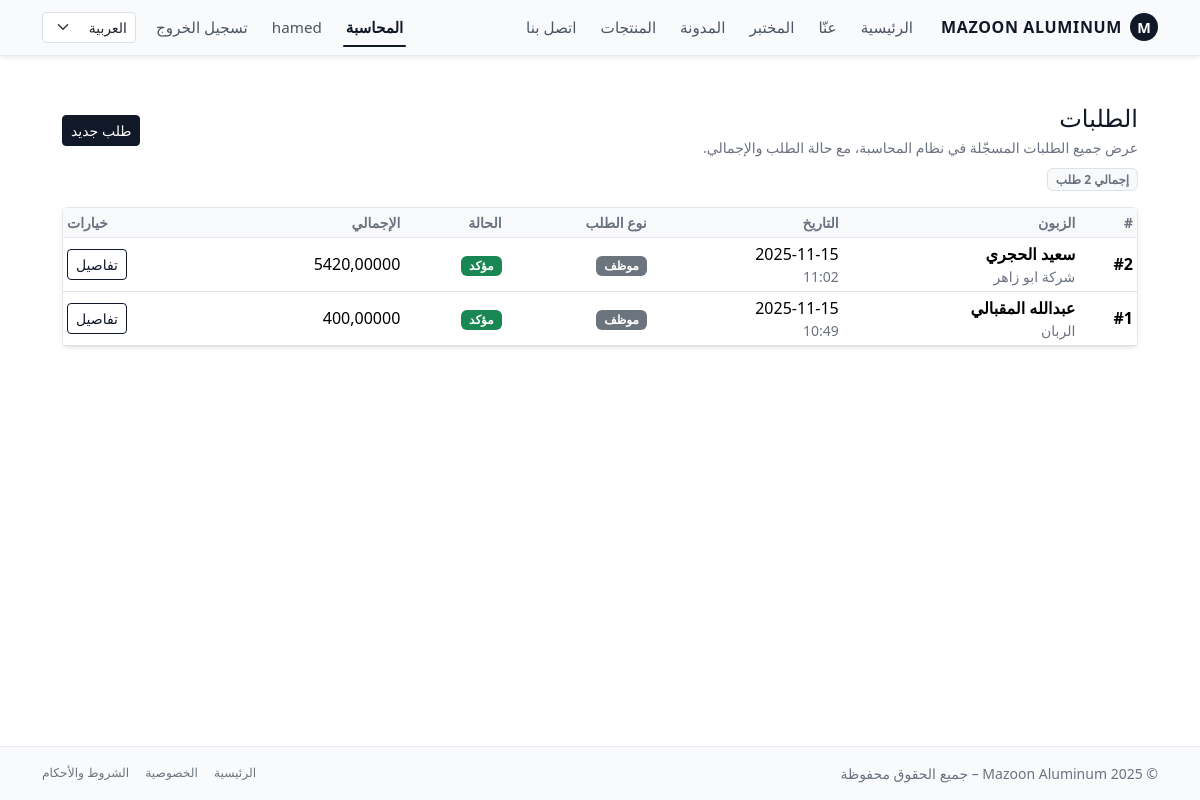
The page /ar/accounting/orders/ (signed in) on the database its author committed.
### accounting/models.py (models this page shows, shortened)
class Order(models.Model):
    STATUS_DRAFT = "draft"
    STATUS_PENDING = "pending"      # طلب أونلاين ينتظر تأكيد موظف
    STATUS_CONFIRMED = "confirmed"  # تم التأكيد
    STATUS_CANCELLED = "cancelled"
    STATUS_CHOICES = [
        (STATUS_DRAFT, "مسودة"),
        (STATUS_PENDING, "بانتظار التأكيد"),
        (STATUS_CONFIRMED, "مؤكد"),
        (STATUS_CANCELLED, "ملغي"),
    ]
    customer = models.ForeignKey(
        Customer,
        on_delete=models.PROTECT,
        related_name="orders",
        verbose_name="الزبون",
    )
    created_by = models.ForeignKey(
        settings.AUTH_USER_MODEL,
        on_delete=models.SET_NULL,
        null=True,
        blank=True,
        related_name="orders_created",
        verbose_name="تم إدخاله بواسطة",
    )
    invoice = models.OneToOneField(
        "Invoice",
        on_delete=models.SET_NULL,
        null=True,
        blank=True,
        related_name="order",
        verbose_name="الفاتورة الناتجة",
    )
    status = models.CharField(
        max_length=20,
        choices=STATUS_CHOICES,
        default=STATUS_PENDING,
    )
    is_online = models.BooleanField(
        default=False,
        help_text="صحيح إذا كان الطلب تم من بوابة الزبون.",
    )
    created_at = models.DateTimeField(auto_now_add=True)
    confirmed_by = models.ForeignKey(
        settings.AUTH_USER_MODEL,
        on_delete=models.PROTECT,
        null=True,
        blank=True,
        related_name="confirmed_orders",
        verbose_name="تم تأكيده بواسطة",
    )
    confirmed_at = models.DateTimeField(null=True, blank=True)
    notes = models.TextField(blank=True, verbose_name="ملاحظات داخلية")
    class Meta:
        ordering = ("-created_at", "id")
    @property
    def total_amount(self) -> Decimal:
        return sum((item.subtotal for item in self.items.all()), Decimal("0"))

class Customer(models.Model):
    user = models.OneToOneField(
        settings.AUTH_USER_MODEL,
        on_delete=models.SET_NULL,
        null=True,
        blank=True,
        related_name="customer_profile",
        help_text="Optional: link to a Django user for portal access.",
    )
    name = models.CharField(max_length=255)
    phone = models.CharField(max_length=50, blank=True)
    email = models.EmailField(blank=True)
    company_name = models.CharField(max_length=255, blank=True)
    tax_number = models.CharField(
        max_length=50,
        blank=True,
        help_text="Optional: VAT / Tax ID if applicable.",
    )
    address = models.TextField(blank=True)
    created_at = models.DateTimeField(auto_now_add=True)
    class Meta:
        ordering = ("name", "id")

class OrderItem(models.Model):
    order = models.ForeignKey(
        Order,
        on_delete=models.CASCADE,
        related_name="items",
        verbose_name="الطلب",
    )
    product = models.ForeignKey(
        "website.Product",
        on_delete=models.PROTECT,
        verbose_name="المنتج",
        null=True,
        blank=True,
    )
    description = models.CharField(     # 👈 هذا الحقل الجديد
        max_length=255,
        blank=True,
        default="",                      # أنصح تضيف default عشان ما يسألك أثناء المايغريشن
        verbose_name="الوصف",
    )
    quantity = models.DecimalField(max_digits=10, decimal_places=2, default=1)
    unit_price = models.DecimalField(max_digits=10, decimal_places=3)
    @property
    def subtotal(self) -> Decimal:
        return self.quantity * self.unit_price

### accounting/views.py (the view)
# urls.py: path("orders/", views.OrderListView.as_view(), name="order_list"),
@method_decorator(accounting_staff_required, name="dispatch")
class OrderListView(ListView):
    model = Order
    template_name = "accounting/orders/order_list.html"
    context_object_name = "orders"
    paginate_by = 20
    def get_queryset(self):
        return (
            Order.objects
            .select_related("customer", "created_by", "confirmed_by")
            .prefetch_related("items__product")
            .order_by("-created_at", "id")
        )

### accounting/views.py (called while the page is built)
def is_accounting_staff(user):
    return (
        user.is_authenticated
        and user.is_active
        and user.groups.filter(name="accounting_staff").exists()
    )

### templates/accounting/orders/order_list.html (shortened to what this page needs)
{% extends "base.html" %}
{% load i18n %}
{% block content %}
<div class="py-4">
  <div class="d-flex flex-wrap justify-content-between align-items-center mb-2 gap-2">
    <div>
      <h1 class="h4 mb-1">
        {% trans "الطلبات" %}
      </h1>
      <p class="text-muted small mb-0">
      </p>
    </div>
    <div class="d-flex align-items-center gap-2">
      <a href="{% url 'accounting:order_create' %}" class="btn btn-primary btn-sm">
        {% trans "طلب جديد" %}
      </a>
    </div>
  </div>
  <div class="mb-3">
    <span class="badge bg-light text-muted border">
    </span>
  </div>
  <div class="card border-0 shadow-sm">
    <div class="card-body p-0">
      <div class="table-responsive">
        <table class="table table-sm mb-0 align-middle">
          <thead class="table-light">
            <tr>
              <th class="text-muted small">{% trans "#" %}</th>
              <th class="text-muted small">{% trans "الزبون" %}</th>
              <th class="text-muted small">{% trans "التاريخ" %}</th>
              <th class="text-muted small">{% trans "نوع الطلب" %}</th>
              <th class="text-muted small">{% trans "الحالة" %}</th>
              <th class="text-muted small">{% trans "الإجمالي" %}</th>
              <th class="text-muted small text-end">{% trans "خيارات" %}</th>
            </tr>
          </thead>
          <tbody>
          {% for order in orders %}
            <tr>
              <td class="fw-semibold text-nowrap">#{{ order.id }}</td>
              <td>
                <div class="fw-semibold">{{ order.customer.name }}</div>
                {% if order.customer.company_name %}
                  <div class="text-muted small">{{ order.customer.company_name }}</div>
                {% endif %}
              </td>
              <td class="text-nowrap">
                {{ order.created_at|date:"Y-m-d" }}
                <div class="text-muted small">{{ order.created_at|date:"H:i" }}</div>
              </td>
              <td>
                {% if order.is_online %}
                  <span class="badge bg-mazoon-accent text-dark">
                    {% trans "أونلاين" %}
                  </span>
                {% else %}
                  <span class="badge bg-secondary">
                    {% trans "موظف" %}
                  </span>
                {% endif %}
              </td>
              <td>
                {% if order.status == order.STATUS_CONFIRMED %}
                  <span class="badge bg-success">{% trans "مؤكد" %}</span>
                {% elif order.status == order.STATUS_PENDING %}
                  <span class="badge bg-warning text-dark">{% trans "بانتظار التأكيد" %}</span>
                {% elif order.status == order.STATUS_CANCELLED %}
                  <span class="badge bg-danger">{% trans "ملغي" %}</span>
                {% else %}
                  <span class="badge bg-secondary">{% trans "مسودة" %}</span>
                {% endif %}
              </td>
              <td class="text-nowrap">
                {{ order.total_amount }}
              </td>
              <td class="text-end">
                <a href="{% url 'accounting:order_detail' order.pk %}" class="btn btn-sm btn-outline-primary">
                  {% trans "تفاصيل" %}
                </a>
              </td>
            </tr>
          {% empty %}
            <tr>
              <td colspan="7" class="text-center text-muted py-4">
                {% trans "لا توجد طلبات حتى الآن." %}
              </td>
            </tr>
          {% endfor %}
          </tbody>
        </table>
      </div>
    </div>
  </div>
</div>
{% endblock %}

### templates/base.html (shortened to what this page needs)
{% load static i18n %}
<!doctype html>
<html lang="{{ LANGUAGE_CODE }}" dir="{% if LANGUAGE_CODE == 'ar' %}rtl{% else %}ltr{% endif %}" data-bs-theme="light">
<head>
    {% if LANGUAGE_CODE == "ar" %}
        <link
            href="https://cdn.jsdelivr.net/npm/bootstrap@5.3.8/dist/css/bootstrap.rtl.min.css"
            rel="stylesheet"
        />
    {% else %}
        <link
            href="https://cdn.jsdelivr.net/npm/bootstrap@5.3.8/dist/css/bootstrap.min.css"
            rel="stylesheet"
        />
    {% endif %}
    <link rel="stylesheet" href="{% static 'css/style.css' %}"/>
</head>
<body class="bg-body text-body d-flex flex-column min-vh-100">
<nav class="navbar navbar-expand-lg navbar-light mazoon-navbar shadow-sm">
    <div class="container">
        <a class="navbar-brand fw-bold d-flex align-items-center gap-2" href="{% url 'home' %}">
            <span class="brand-mark rounded-circle d-inline-flex align-items-center justify-content-center">
                M
            </span>
            <span class="brand-text">Mazoon Aluminum</span>
        </a>
        <div class="collapse navbar-collapse" id="mainNavbar">
            <ul class="navbar-nav me-auto mb-2 mb-lg-0 main-nav-links">
                <li class="nav-item">
                    <a class="nav-link {% if request.resolver_match.url_name == 'home' %}active{% endif %}"
                       href="{% url 'home' %}">{% trans "الرئيسية" %}</a>
                </li>
                <li class="nav-item">
                    <a class="nav-link {% if request.resolver_match.url_name == 'about' %}active{% endif %}"
                       href="{% url 'about' %}">{% trans "عنّا" %}</a>
                </li>
                <li class="nav-item">
                    <a class="nav-link {% if request.resolver_match.url_name == 'lab' %}active{% endif %}"
                       href="{% url 'lab' %}">{% trans "المختبر" %}</a>
                </li>
                <li class="nav-item">
                    <a class="nav-link {% if request.resolver_match.url_name == 'blog_list' or request.resolver_match.url_name == 'blog_detail' %}active{% endif %}"
                       href="{% url 'blog_list' %}">{% trans "المدونة" %}</a>
                </li>
                <li class="nav-item">
                    <a class="nav-link {% if request.resolver_match.url_name == 'product_list' %}active{% endif %}"
                       href="{% url 'product_list' %}">{% trans "المنتجات" %}</a>
                </li>
                <li class="nav-item">
                    <a class="nav-link {% if request.resolver_match.url_name == 'contact' %}active{% endif %}"
                       href="{% url 'contact' %}">{% trans "اتصل بنا" %}</a>
                </li>
            </ul>
            <ul class="navbar-nav ms-auto mb-2 mb-lg-0 align-items-center top-right-links">
                {% if user.is_authenticated and user.is_staff %}
                    <li class="nav-item">
                        <a class="nav-link {% if request.resolver_match.namespace == 'accounting' %}active{% endif %}"
                           href="{% url 'accounting:dashboard' %}">
                            المحاسبة
                        </a>
                    </li>
                {% endif %}
                {% if user.is_authenticated %}
                    <li class="nav-item d-none d-lg-block">
                        <span class="nav-link small text-muted">
                            {{ user.username }}
                        </span>
                    </li>
                    <li class="nav-item">
                        <form action="{% url 'logout' %}" method="post" class="d-inline">
                            <button type="submit" class="nav-link btn btn-link p-0 nav-link-btn">
                                {% trans "تسجيل الخروج" %}
                            </button>
                        </form>
                    </li>
                {% endif %}
                <li class="nav-item ms-2">
                    <form action="{% url 'set_language' %}" method="post" class="d-flex">
                        <select name="language" class="form-select form-select-sm lang-switcher"
                                onchange="this.form.submit()">
                            <option value="ar" {% if LANGUAGE_CODE == 'ar' %}selected{% endif %}>العربية</option>
                        </select>
                    </form>
                </li>
            </ul>
        </div>
    </div>
</nav>
<main class="py-4 flex-grow-1">
    <div class="container">
        {% block content %}{% endblock %}
    </div>
</main>
<footer class="mazoon-footer border-top py-3 mt-auto">
    <div class="container d-flex flex-column flex-md-row justify-content-between align-items-center text-muted small gap-2">
        <div>
            &copy; {% now "Y" %} Mazoon Aluminum – {% trans "جميع الحقوق محفوظة" %}
        </div>
        <div class="d-flex gap-3">
            <a href="{% url 'home' %}" class="link-secondary text-decoration-none small">{% trans "الرئيسية" %}</a>
            <a href="#" class="link-secondary text-decoration-none small">{% trans "الخصوصية" %}</a>
            <a href="#" class="link-secondary text-decoration-none small">{% trans "الشروط والأحكام" %}</a>
        </div>
    </div>
</footer>
</body>
</html>

### static/css/style.css (style rules this page uses)
:root { --mazoon-bg-page: #f4f4f5; --mazoon-card-bg: #ffffff; --mazoon-text-main: #111827; --mazoon-text-muted: #6b7280; --mazoon-primary: #111827; --mazoon-primary-soft: #374151; --mazoon-accent: #f59e0b; --mazoon-border-soft: #e5e7eb; }
body { background-color: var(--mazoon-bg-page) !important; color: var(--mazoon-text-main) !important; }
h1, h2, h3, h4, h5, h6 { color: var(--mazoon-text-main) !important; }
.text-muted { color: var(--mazoon-text-muted) !important; }
.mazoon-navbar { background-color: #f9fafb !important; border-bottom: 1px solid var(--mazoon-border-soft) !important; }
.mazoon-navbar .navbar-brand .brand-mark { width: 28px; height: 28px; font-size: 0.9rem; background-color: var(--mazoon-primary); color: #ffffff; }
.mazoon-navbar .navbar-brand .brand-text { font-size: 1rem; letter-spacing: 0.04em; text-transform: uppercase; color: var(--mazoon-text-main); }
.mazoon-navbar .nav-link { position: relative; font-size: 0.95rem; padding-inline: 0.75rem !important; color: #4b5563 !important; }
.mazoon-navbar .nav-link.active { color: var(--mazoon-primary) !important; font-weight: 600; }
.mazoon-navbar .nav-link.active::after { content: ""; position: absolute; inset-inline: 0.6rem; bottom: 0; height: 2px; background-color: var(--mazoon-primary); border-radius: 999px; }
.nav-link-btn { cursor: pointer; white-space: nowrap; }
.lang-switcher { min-width: 90px; }
.card, .feature-card, .system-card, .partner-card, .product-card, .blog-card { background-color: var(--mazoon-card-bg) !important; border-radius: 6px; border: 1px solid var(--mazoon-border-soft) !important; box-shadow: 0 4px 12px rgba(15, 23, 42, 0.03); }
.btn-primary { background-color: var(--mazoon-primary) !important; border-color: var(--mazoon-primary) !important; color: #ffffff !important; }
.btn-outline-primary { color: var(--mazoon-primary) !important; border-color: var(--mazoon-primary) !important; }
.mazoon-footer { background-color: #f9fafb !important; border-top: 1px solid var(--mazoon-border-soft) !important; }
.table thead tr { background-color: #f9fafb; }
.table thead th { border-bottom-color: var(--mazoon-border-soft); }
main .container { max-width: 1100px; }

### rows shown on the page
Order: id "2", customer.name "سعيد الحجري", customer.company_name "شركة ابو زاهر", created_at "2025-11-15", created_at "11:02", total_amount "5420,00000"
Order: id "1", customer.name "عبدالله المقبالي", customer.company_name "الربان", created_at "2025-11-15", created_at "10:49", total_amount "400,00000"

### other values the page prints
{{ user.username }} "hamed"
